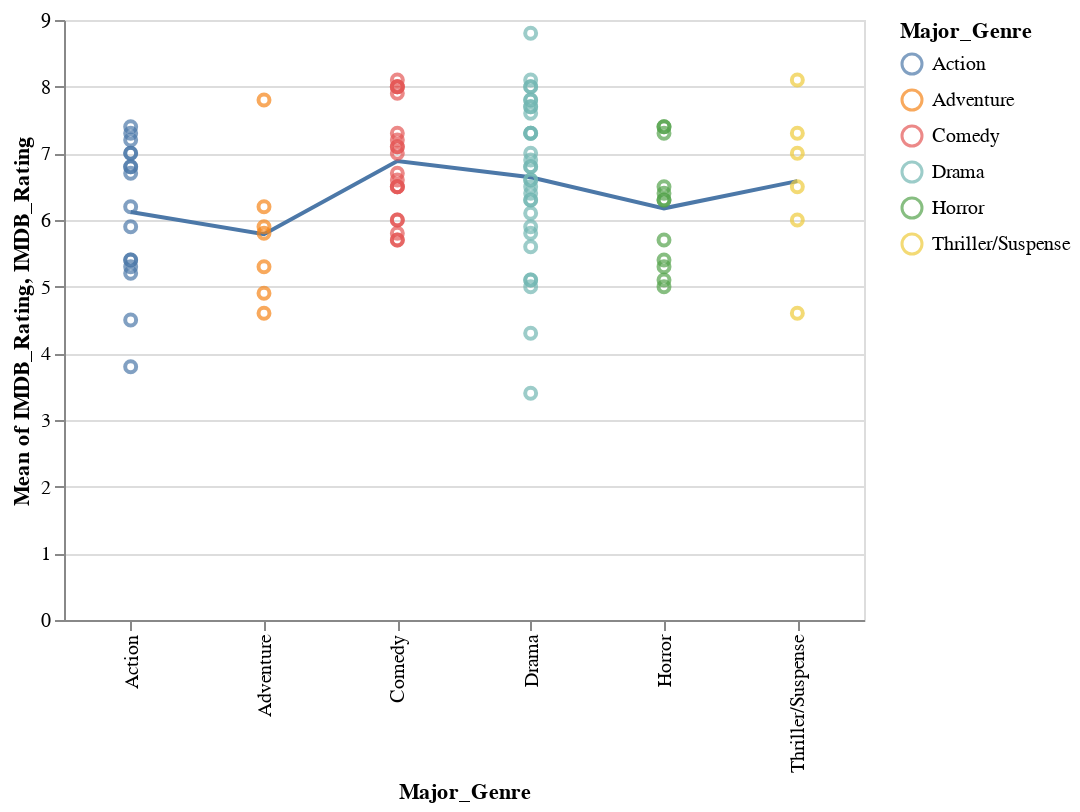

The code cell stored with this chart in its notebook:
### Markdown cell above
You can use multiple channels (x/y position, color, etc) within a single call to `encode()`.

Create a chart similar to **Q1.4c**, but assign the `Major_Genre` to `color` in addition to `x` position so that the points are colored according to their genre.

### Code cell
alt.Chart(movies_filtered).mark_line().encode(
    x = alt.X('Major_Genre'),
    y = alt.Y('IMDB_Rating', aggregate = 'mean')
)+ alt.Chart(movies_filtered).mark_point().encode(
    x= 'Major_Genre',
    y='IMDB_Rating',
    color = 'Major_Genre'
)
